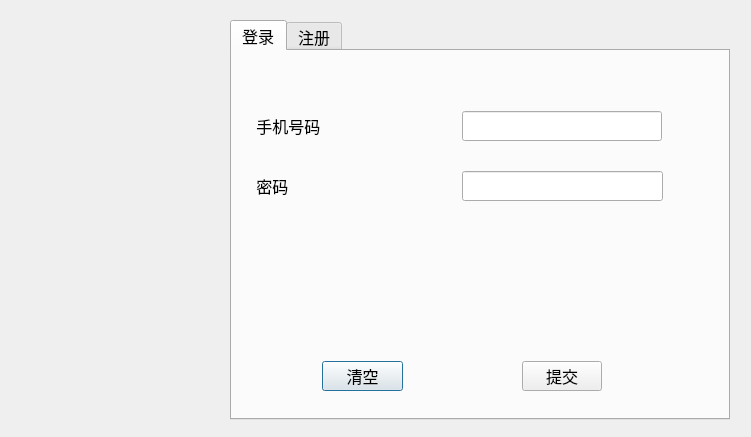
<?xml version="1.0" encoding="UTF-8"?>
<ui version="4.0">
 <class>LoginDialog</class>
 <widget class="QDialog" name="LoginDialog">
  <property name="geometry">
   <rect>
    <x>0</x>
    <y>0</y>
    <width>751</width>
    <height>437</height>
   </rect>
  </property>
  <property name="minimumSize">
   <size>
    <width>751</width>
    <height>437</height>
   </size>
  </property>
  <property name="maximumSize">
   <size>
    <width>751</width>
    <height>437</height>
   </size>
  </property>
  <property name="windowTitle">
   <string>Dialog</string>
  </property>
  <widget class="QTabWidget" name="twpage">
   <property name="geometry">
    <rect>
     <x>230</x>
     <y>20</y>
     <width>500</width>
     <height>400</height>
    </rect>
   </property>
   <property name="font">
    <font>
     <pointsize>12</pointsize>
    </font>
   </property>
   <property name="currentIndex">
    <number>0</number>
   </property>
   <widget class="QWidget" name="pageLogin">
    <attribute name="title">
     <string>登录</string>
    </attribute>
    <widget class="QLabel" name="lb_tel">
     <property name="geometry">
      <rect>
       <x>20</x>
       <y>60</y>
       <width>171</width>
       <height>30</height>
      </rect>
     </property>
     <property name="text">
      <string> 手机号码</string>
     </property>
    </widget>
    <widget class="QLabel" name="lb_pass">
     <property name="geometry">
      <rect>
       <x>20</x>
       <y>120</y>
       <width>151</width>
       <height>30</height>
      </rect>
     </property>
     <property name="text">
      <string> 密码</string>
     </property>
    </widget>
    <widget class="QPushButton" name="pb_clear">
     <property name="geometry">
      <rect>
       <x>90</x>
       <y>310</y>
       <width>81</width>
       <height>30</height>
      </rect>
     </property>
     <property name="text">
      <string>清空</string>
     </property>
    </widget>
    <widget class="QPushButton" name="pb_commit">
     <property name="geometry">
      <rect>
       <x>290</x>
       <y>310</y>
       <width>80</width>
       <height>30</height>
      </rect>
     </property>
     <property name="text">
      <string>提交</string>
     </property>
    </widget>
    <widget class="QLineEdit" name="le_tel">
     <property name="geometry">
      <rect>
       <x>230</x>
       <y>60</y>
       <width>200</width>
       <height>30</height>
      </rect>
     </property>
    </widget>
    <widget class="QLineEdit" name="le_pass">
     <property name="geometry">
      <rect>
       <x>230</x>
       <y>120</y>
       <width>201</width>
       <height>30</height>
      </rect>
     </property>
     <property name="text">
      <string/>
     </property>
     <property name="echoMode">
      <enum>QLineEdit::Password</enum>
     </property>
     <property name="clearButtonEnabled">
      <bool>true</bool>
     </property>
    </widget>
   </widget>
   <widget class="QWidget" name="pageRegister">
    <attribute name="title">
     <string>注册</string>
    </attribute>
    <widget class="QPushButton" name="pb_clear_register">
     <property name="geometry">
      <rect>
       <x>90</x>
       <y>310</y>
       <width>81</width>
       <height>30</height>
      </rect>
     </property>
     <property name="text">
      <string>清空</string>
     </property>
    </widget>
    <widget class="QPushButton" name="pb_commit_register">
     <property name="geometry">
      <rect>
       <x>290</x>
       <y>310</y>
       <width>80</width>
       <height>30</height>
      </rect>
     </property>
     <property name="text">
      <string>提交</string>
     </property>
    </widget>
    <widget class="QLabel" name="lb_tel_register">
     <property name="geometry">
      <rect>
       <x>20</x>
       <y>40</y>
       <width>151</width>
       <height>30</height>
      </rect>
     </property>
     <property name="text">
      <string>手机号码</string>
     </property>
    </widget>
    <widget class="QLineEdit" name="le_tel_register">
     <property name="geometry">
      <rect>
       <x>210</x>
       <y>40</y>
       <width>200</width>
       <height>30</height>
      </rect>
     </property>
     <property name="toolTip">
      <string>&lt;html&gt;&lt;head/&gt;&lt;body&gt;&lt;p&gt;请输入8-11位手机号&lt;/p&gt;&lt;/body&gt;&lt;/html&gt;</string>
     </property>
    </widget>
    <widget class="QLineEdit" name="le_comfirm_register">
     <property name="geometry">
      <rect>
       <x>210</x>
       <y>160</y>
       <width>200</width>
       <height>30</height>
      </rect>
     </property>
     <property name="toolTip">
      <string>&lt;html&gt;&lt;head/&gt;&lt;body&gt;&lt;p&gt;保证两次密码一致&lt;/p&gt;&lt;/body&gt;&lt;/html&gt;</string>
     </property>
     <property name="text">
      <string/>
     </property>
     <property name="echoMode">
      <enum>QLineEdit::Password</enum>
     </property>
     <property name="clearButtonEnabled">
      <bool>true</bool>
     </property>
    </widget>
    <widget class="QLineEdit" name="le_pass_register">
     <property name="geometry">
      <rect>
       <x>210</x>
       <y>100</y>
       <width>200</width>
       <height>30</height>
      </rect>
     </property>
     <property name="toolTip">
      <string>&lt;html&gt;&lt;head/&gt;&lt;body&gt;&lt;p&gt;请输入6-20位以内的密码（可以是字符或数字）&lt;/p&gt;&lt;/body&gt;&lt;/html&gt;</string>
     </property>
     <property name="text">
      <string/>
     </property>
     <property name="echoMode">
      <enum>QLineEdit::Password</enum>
     </property>
     <property name="clearButtonEnabled">
      <bool>true</bool>
     </property>
    </widget>
    <widget class="QLineEdit" name="le_name_register">
     <property name="geometry">
      <rect>
       <x>210</x>
       <y>220</y>
       <width>200</width>
       <height>30</height>
      </rect>
     </property>
     <property name="toolTip">
      <string>&lt;html&gt;&lt;head/&gt;&lt;body&gt;&lt;p&gt;输入长度不超过10的昵称&lt;/p&gt;&lt;/body&gt;&lt;/html&gt;</string>
     </property>
    </widget>
    <widget class="QLabel" name="lb_pass_register">
     <property name="geometry">
      <rect>
       <x>20</x>
       <y>100</y>
       <width>151</width>
       <height>30</height>
      </rect>
     </property>
     <property name="text">
      <string>密码</string>
     </property>
    </widget>
    <widget class="QLabel" name="lb_comfirm_register">
     <property name="geometry">
      <rect>
       <x>20</x>
       <y>160</y>
       <width>151</width>
       <height>30</height>
      </rect>
     </property>
     <property name="text">
      <string>确认密码</string>
     </property>
    </widget>
    <widget class="QLabel" name="lb_name_register">
     <property name="geometry">
      <rect>
       <x>20</x>
       <y>220</y>
       <width>151</width>
       <height>30</height>
      </rect>
     </property>
     <property name="text">
      <string>昵称</string>
     </property>
    </widget>
   </widget>
  </widget>
  <widget class="QLabel" name="label">
   <property name="geometry">
    <rect>
     <x>10</x>
     <y>20</y>
     <width>223</width>
     <height>400</height>
    </rect>
   </property>
   <property name="sizePolicy">
    <sizepolicy hsizetype="Preferred" vsizetype="Maximum">
     <horstretch>0</horstretch>
     <verstretch>0</verstretch>
    </sizepolicy>
   </property>
   <property name="text">
    <string/>
   </property>
   <property name="pixmap">
    <pixmap resource="res.qrc">:/images/register.png</pixmap>
   </property>
   <property name="scaledContents">
    <bool>true</bool>
   </property>
  </widget>
 </widget>
 <tabstops>
  <tabstop>le_tel_register</tabstop>
  <tabstop>le_pass_register</tabstop>
  <tabstop>le_comfirm_register</tabstop>
  <tabstop>le_name_register</tabstop>
  <tabstop>pb_commit_register</tabstop>
  <tabstop>pb_clear_register</tabstop>
  <tabstop>twpage</tabstop>
  <tabstop>le_tel</tabstop>
  <tabstop>le_pass</tabstop>
  <tabstop>pb_commit</tabstop>
  <tabstop>pb_clear</tabstop>
  <tabstop>pb_commit_4</tabstop>
  <tabstop>pb_clear_4</tabstop>
  <tabstop>pb_commit_3</tabstop>
  <tabstop>le_pass_2</tabstop>
  <tabstop>le_tel_2</tabstop>
  <tabstop>pb_clear_3</tabstop>
 </tabstops>
 <resources>
  <include location="res.qrc"/>
 </resources>
 <connections/>
</ui>
